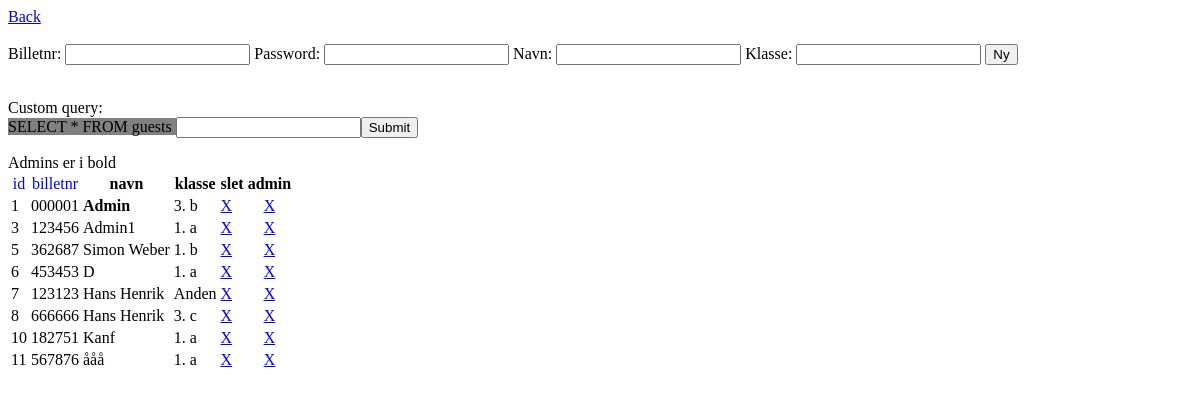
The app's page /admin.php?page=guests (signed in), older data.
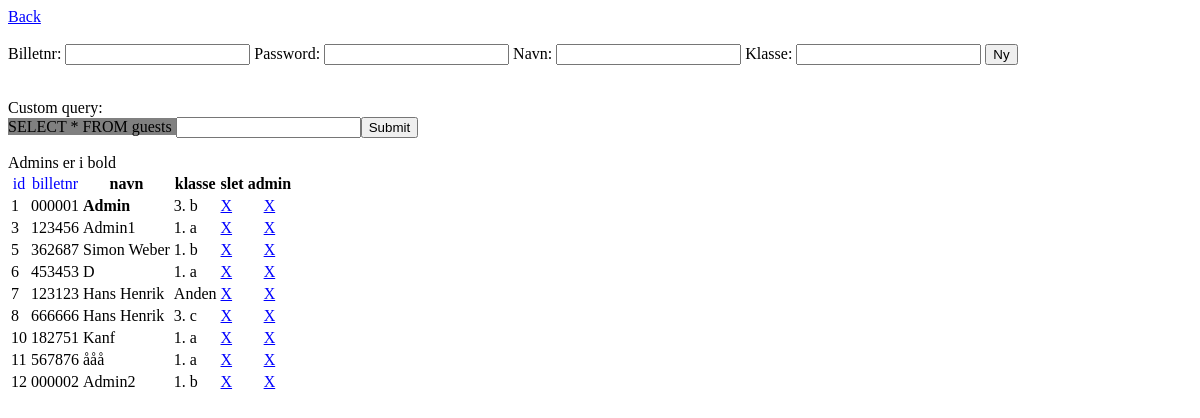
The same page, newer data.
### tables this page shows
CREATE TABLE IF NOT EXISTS `guests` (
  `id` int(10) unsigned NOT NULL AUTO_INCREMENT COMMENT 'Et bruger id til internt brug',
  `pass_hashed` mediumtext NOT NULL,
  `billetnr` int(6) unsigned zerofill NOT NULL COMMENT 'billetnummer',
  `navn` mediumtext NOT NULL COMMENT 'personens navn (Oskar V.)',
  `klasse` char(7) NOT NULL COMMENT 'personens klasse (2. MI / 2. b)',
  PRIMARY KEY (`id`)
);

### admin.php (the view, shortened to what the changed rows need)
	<?php
	if(!isset($_GET["page"])) {
		?>
		<a href="admin.php?page=guests">Guests</a> <br/>
		<a href="admin.php?page=deltagere">Deltagere</a> <br/>
		<a href="admin.php?page=teams">Teams</a> <br/>
		<a href="admin.php?page=brackets">Brackets & Tournaments</a>
		<?php
	} else if($_GET["page"] == "guests") {
		if(isset($_GET["del"])) {
			$id = $_GET["del"];
			$guest = mysql_fetch_array(mysql_query("SELECT * FROM guests WHERE id=$id"));
			mysql_query("DELETE FROM beskeder WHERE modtager_id=$id");
			mysql_query("DELETE FROM guests WHERE id=$id");
			$deltager_query = mysql_query("SELECT * FROM deltagere WHERE guest_id=$id");
			while($deltager = mysql_fetch_array($deltager_query)) {
				slet_deltager($deltager['id']);
			}
			header("Location: ./admin.php?page=guests");
			die($guest['navn'] ." blev slettet.");
		} else if(isset($_POST['billetnr'])) {
			mysql_query("INSERT INTO guests (pass_hashed, billetnr, navn, klasse)
						VALUES('". md5($_POST["password"]) ."', ". $_POST["billetnr"] .", '". $_POST["navn"] ."', '". $_POST["klasse"] ."')");
			header("Location: ./admin.php?page=guests");
			die();
		} else {
			$tcontent = "<tr><th><a onclick='document.forms[\"qform\"].elements[\"query\"].value=\"ORDER BY id ASC\";document.forms[\"qform\"].submit();'>id</a></th><th><a onclick='document.forms[\"qform\"].elements[\"query\"].value=\"ORDER BY billetnr ASC\";document.forms[\"qform\"].submit();'>billetnr</a></th><th>navn</th><th>klasse</th><th>slet</th><th>admin</th></tr>";
			$query = mysql_query("SELECT * FROM guests ". (isset($_POST['query']) ? $_POST['query'] : "ORDER BY id ASC")) or die(mysql_error());
			while( $guest = mysql_fetch_array($query) ) {
				$tcontent .= "<tr>
					<td>". $guest["id"] ."</td>
					<td>". $guest["billetnr"] ."</td>
					<td><span style='". (mysql_num_rows(mysql_query("SELECT * FROM admins WHERE guest_id=". $guest['id'])) == 1 ? "font-weight:bold;" : "") ."'>". $guest["navn"] ."</span></td>
					<td>". $guest["klasse"] ."</td>
					<td><a href='admin.php?page=guests&del=". $guest['id'] ."'>X</a></td>
					<td style='text-align:center;'><a href='admin.php?page=guests&admin=". $guest['id'] ."'>X</a></td>
				</tr>";
			}
			echo "<table><tbody>". $tcontent ."</tbody></table>";
		}
	} else if($_GET["page"] == "brackets") {
		if(isset($_GET['tid'])) {
			if(isset($_POST['link'])) {
				mysql_query("UPDATE tournaments SET bracketlink='". $_POST['link'] ."' WHERE id=". $_GET['tid']) or die(mysql_error());
			} else if(isset($_GET['rm'])) {
				mysql_query("UPDATE tournaments SET bracketlink='' WHERE id=". $_GET['tid']) or die(mysql_error());
			} else if(isset($_GET['activate'])) {
				$current = mysql_result(mysql_query("SELECT active FROM tournaments WHERE id=". $_GET['tid']), 0);
				mysql_query("UPDATE tournaments SET active=". ($current == 0 ? 1 : 0) ." WHERE id=". $_GET['tid']) or die(mysql_error());
			}
			header("Location: ./admin.php?page=brackets");
		} else {
			$tcontent = "<tr><th>Navn</th><th>bracket link</th><th>Activate/Deactivate</th></tr>";
			$t_query = mysql_query("SELECT * FROM tournaments ORDER BY id ASC");
			while($t = mysql_fetch_array($t_query)) {
				$tcontent .= "<tr>
								<td><span style='". ($t['active'] == 0 ? "font-style: italic;" : "font-weight: bold;") ."'> ". $t['navn'] ."</span></td>";
				if($t['bracketlink'] == "") {
					$tcontent .= "<td><form style='margin:0' action='./admin.php?page=brackets&tid=". $t['id'] ."' method='post'>Link: <input type='text' name='link' /> <input type='submit' value='Submit' /></form></td>";
				} else {
					$tcontent .= "<td><a href='http://challonge.com/". $t['bracketlink'] ."' target='_blank'>". $t['bracketlink'] ."</a> <a href='./admin.php?page=brackets&tid=". $t['id'] ."&rm'>X</a></td>";
				}
				$tcontent .= "<td style='text-align: center;'><a href='./admin.php?page=brackets&tid=". $t['id'] ."&activate'>X</a></td>";
				$tcontent .= "</tr>";
			}
			echo "<a href='./admin.php'>Back</a><br/><br/>";
			echo "<table><tbody>". $tcontent ."</tbody></table>";
		}
	} else if($_GET['page'] == "deltagere") {
		if(isset($_POST['guest_id'])) {
			$guest_id = intval($_POST['guest_id']);
			$team_id = intval($_POST['team_id']);
			if(mysql_num_rows(mysql_query("SELECT * FROM guests WHERE id=$guest_id")) == 0) {
				header("Refresh: 2; ./admin.php?page=deltagere");
				die("Gæsten eksisterer ikke");
			}
			if(mysql_num_rows(mysql_query("SELECT * FROM teams WHERE id=$team_id")) == 0) {
				header("Refresh: 2; ./admin.php?page=deltagere");
				die("Holdet eksisterer ikke");
			}
			$team = get_team($team_id);
			if($team['teamstatus'] == "Accepted") {header("Refresh: 2; ./admin.php?page=deltagere"); die("Holdet er allerede fuldt.");}
			$pos = mysql_result(mysql_query("SELECT MAX(pos) FROM deltagere WHERE team_id=$team_id"), 0)+1;
			mysql_query("INSERT INTO deltagere (guest_id, team_id, pos) VALUES($guest_id, $team_id, $pos)");
			$max_spillere = mysql_result(mysql_query("SELECT max_spillere FROM tournaments WHERE id=". $team['tournament_id']), 0);
			if($pos == ($max_spillere - 1)) mysql_query("UPDATE teams SET teamstatus='Accepted' WHERE id=$team_id");
			header("Location: ./admin.php?page=deltagere");
		} else if(isset($_GET['del'])) {
			slet_deltager(intval($_GET['del']));
			header("Location: ./admin.php?page=deltagere");
		} else {
			$tcontent = "<tr><th>id</th><th>guest_id</th><th>team_id</th><th>pos</th><th>slet</th></tr>";
			$query = mysql_query("SELECT * FROM deltagere ". (isset($_POST['query']) ? $_POST['query'] : "ORDER BY id ASC")) or die(mysql_error());
			if(isset($_GET['team_id'])) $query = mysql_query("SELECT * FROM deltagere WHERE team_id=". $_GET['team_id'] ." ORDER BY pos ASC");
			while( $d = mysql_fetch_array($query) ) {
				$team = get_team($d['team_id']);
				$tcontent .= "<tr style='text-align:center;". ($d['pos'] == 0 ? "font-weight:bold;" : "") ."'>
								<td>". $d['id'] ."</td>
								<td><a href='./admin.php?page=guests&id=". $d['guest_id'] ."'>". $d['guest_id'] ."</a></td>
								<td><a href='./admin.php?page=teams&id=". $d['team_id'] ."'>". $d['team_id'] ."</a></td>
								<td style='background-color:". ($d['pos'] == 0 ? ($team['teamstatus'] == "Accepted" ? "green" : "yellow") : "white") ."'>". $d['pos'] ."</td>
								<td><a href='./admin.php?page=deltagere&del=". $d['id'] ."'>X</a></td>
							</tr>";
			}
			echo "<a href='./admin.php'>Back</a><br/><br/>";
			echo "<form action='./admin.php?page=deltagere' method='post'>
						guest_id: <input type='text' name='guest_id' />  team_id: <input type='text' name='team_id' /><input type='submit' value='Ny' />
					</form><br/>";
			echo "Custom query: <form action='./admin.php?page=deltagere' method='post'><span style='background-color:grey'>SELECT * FROM deltagere </span><input type='text' name='query' value='". (isset($_GET['team_id']) ? "WHERE team_id=". $_GET['team_id'] : (isset($_POST['query']) ? $_POST['query'] : "")) ."' /><input type='submit' value='Submit' /></form>";
			echo "Leaders står i bold (pos = 0)<br/>";
			echo "<table><tbody>". $tcontent ."</tbody></table>";
		}
	} else if($_GET['page'] == "teams") {
		if(isset($_GET['del'])) {
			slet_hold($_GET['del']);
			header("Location: ./admin.php?page=teams");
		} else {
			$tcontent = "<tr><th>id</th><th>navn</th><th>leader_id</th><th>tournament</th><th>bord</th><th>avatar</th><th>spillere</th><th>slet</th></tr>";
			$query = mysql_query("SELECT * FROM teams ". (isset($_POST['query']) ? $_POST['query'] : "ORDER BY id ASC")) or die(mysql_error());
			if(isset($_GET['id'])) $query = mysql_query("SELECT * FROM teams WHERE id=". $_GET['id']);
			while( $t = mysql_fetch_array($query) ) {
				$tournament = get_tournament($t['tournament_id']);
				$spillere = mysql_num_rows(mysql_query("SELECT * FROM deltagere WHERE team_id=". $t['id']));
				$tcontent .= "<tr style='text-align:center'>
								<td>". $t['id'] ."</td>
								<td style='background-color: ". ($t['teamstatus'] == "Accepted" ? "green" : "yellow") ."'>". $t['navn'] ."</td>
								<td><a href='./admin.php?page=guests&id=". $t['leader_id'] ."'>". $t['leader_id'] ."</a></td>
								<td>(". $t['tournament_id'] .") ". $tournament['navn'] ."</td>
								<td>". $t['bord'] ."</td>
								<td>". ($t['avatarpath'] == "" ? "-" : "<a href='". $t['avatarpath'] ."'>". $t['avatarpath'] ."</a>") ."</td>
								<td><a href='./admin.php?page=deltagere&team_id=". $t['id'] ."'>$spillere</a>/<b>". $tournament['max_spillere'] ."</b></td>
								<td><a href='./admin.php?page=teams&del=". $t['id'] ."'>X</a></td>
							</tr>";
			}
			echo "<a href='./admin.php'>Back</a><br/><br/>";
			echo "Custom query: <form action='./admin.php?page=teams' method='post'><span style='background-color:grey'>SELECT * FROM teams </span><input type='text' name='query' value='". (isset($_GET['id']) ? "WHERE id=". $_GET['id'] : (isset($_POST['query']) ? $_POST['query'] : "")) ."' /><input type='submit' value='Submit' /></form>";
			echo "<table><tbody>". $tcontent ."</tbody></table>";
		}
	} else {
		header("Location: ./admin.php");
	}
?>

Row changes from the older to the newer data that the page shows:
added guests: id "12", billetnr "000002", navn "Admin2", klasse "1. b"
